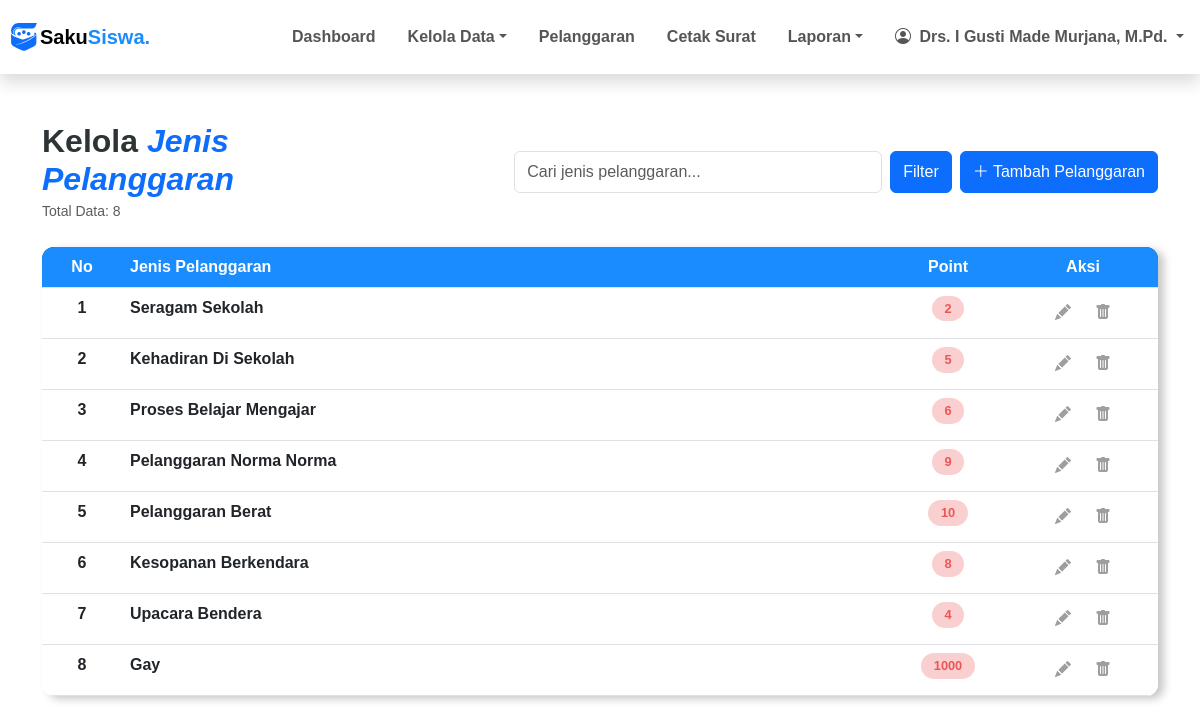
The app's page /pages/pelanggaran/list.php (signed in) with its own data.
### tables this page shows
CREATE TABLE `jenis_pelanggaran` (
  `id_jenis_pelanggaran` int NOT NULL,
  `jenis` varchar(50) DEFAULT NULL,
  `poin` int DEFAULT NULL
);

### pages/pelanggaran/list.php (the view, shortened to what this page needs)
<?php
include ROOTPATH . "/config/config.php";
include ROOTPATH . "/includes/header.php";
$result = mysqli_query($conn, "SELECT * FROM jenis_pelanggaran ORDER BY id_jenis_pelanggaran");
$total_pelanggaran = mysqli_num_rows($result);
?>
<div class="container py-5">
    <div class="row align-items-center mb-4">
        <div class="col-md-4">
            <h2 class="main-title mb-0" style="color: #2d3436; font-weight: 700;">
                Kelola <span class="text-primary fst-italic">Jenis Pelanggaran</span>
            </h2>
            <small class="text-muted">Total Data: <?php echo $total_pelanggaran ?></small>
        </div>
        <div class="col-md-8">
            <form action="" method="POST" class="d-flex justify-content-md-end gap-2">
                <input type="text" class="form-control w-50" placeholder="Cari jenis pelanggaran..." name="nama">
                <button type="submit" class="btn btn-primary">
                    Filter
                </button>
                <a href="add.php" class="btn btn-primary py-2">
                    <i class="bi bi-plus-lg"></i> Tambah Pelanggaran
                </a>
            </form>
        </div>
    </div>
    <div class="table-container" style="max-height: 500px; overflow-y: auto;">
        <table class="table table-hover mb-0">
            <thead class="table-dark-custom">
                <tr>
                    <th class="text-center" style="width: 80px;">No</th>
                    <th>Jenis Pelanggaran</th>
                    <th class="text-center" style="width: 120px;">Point</th>
                    <th class="text-center" style="width: 150px;">Aksi</th>
                </tr>
            </thead>
            <tbody>
                <?php
                $no = 1;
                while ($row = mysqli_fetch_assoc($result)):
                    ?>
                    <tr>
                        <td class="text-center fw-semibold"><?= $no++ ?></td>
                        <td class="fw-semibold"><?= htmlspecialchars($row['jenis']) ?></td>
                        <td class="text-center">
                            <span class="poin-badge-detail"><?= $row['poin'] ?></span>
                        </td>
                        <td class="text-center d-flex justify-content-center gap-1 px-0">
                            <a class="btn-action btn-edit" href="edit.php?id=<?= $row['id_jenis_pelanggaran'] ?>"
                                title="Edit">
                                <i class="bi bi-pencil-fill"></i>
                            </a>
                            <form action="/SistemPoin/process/pelanggaran_process.php" method="post"
                                onsubmit="return confirm('Ingin Menghapus data <?= $row['jenis'] ?>?')">
                                <button class="btn-action btn-delete" title="Hapus" type="submit">
                                    <i class="bi bi-trash-fill"></i>
                                </button>
                            </form>
                        </td>
                    </tr>
                <?php endwhile; ?>
            </tbody>
        </table>
    </div>
</div>
<?php include '../../includes/footer.php'; ?>

### assets/css/style.css (style rules this page uses)
.table-container { background: #ffffff; border-radius: 12px; overflow: hidden; box-shadow: rgba(0, 0, 0, 0.219) 6px 3px 8px !important; }
.table-dark-custom { background-color: #1a374d !important; color: white !important; }
.btn-action { color: #9e9e9e; transition: all 0.3s ease; background: none; border: none; padding: 5px 10px; }
th { background-color: #1a8cfd !important; color: white !important; }
.btn { transition: all 0.4s ease-in-out !important; }
.poin-badge-detail { background: #eb575749; color: #eb5757; padding: 0.2rem 0.8rem; border-radius: 20px; font-size: 0.8rem; font-weight: 600; display: inline-block; }

### includes/header.php (style rules this page uses)
body { font-family: 'Poppins', sans-serif !important; overflow-x: hidden; }

### records on screen
jenis_pelanggaran: jenis "Seragam Sekolah", poin "2"
jenis_pelanggaran: jenis "Kehadiran Di Sekolah", poin "5"
jenis_pelanggaran: jenis "Proses Belajar Mengajar", poin "6"
jenis_pelanggaran: jenis "Pelanggaran Norma Norma", poin "9"
jenis_pelanggaran: jenis "Pelanggaran Berat", poin "10"
jenis_pelanggaran: jenis "Kesopanan Berkendara", poin "8"
jenis_pelanggaran: jenis "Upacara Bendera", poin "4"
jenis_pelanggaran: jenis "Gay", poin "1000"

### other values on screen
$_SESSION['nama_pengguna'] "Drs. I Gusti Made Murjana, M.Pd."
$total_pelanggaran "8"
